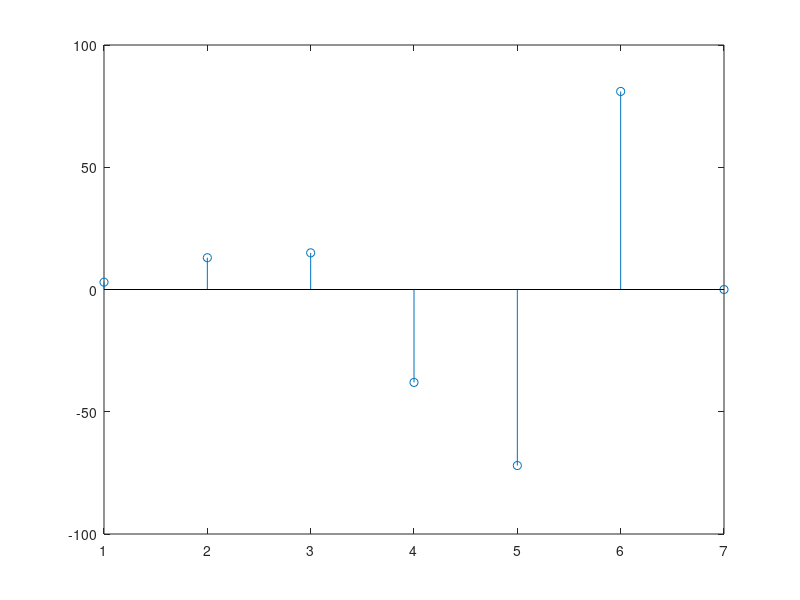

Source code (MATLAB):
close all;clear all; clc;
x = [1, 3, 4, -9];
h = [3, 4, -9, 0];
len_x = length(x);
len_h = length(h);

% Make sure both signals are of the length of the final sum
% to avoid out-of-bounds error while summing
x = [x, zeros(1, length(h))];
h = [h, zeros(1, length(x))];

for n = 1:(len_x + len_h - 1)
	y(n) = 0;
	for k = 1:length(x)
		if(n - k + 1 > 0)
			y(n) += x(k)*h(n - k + 1);
		endif
	endfor
endfor

stem(y)
waitfor(gcf);
